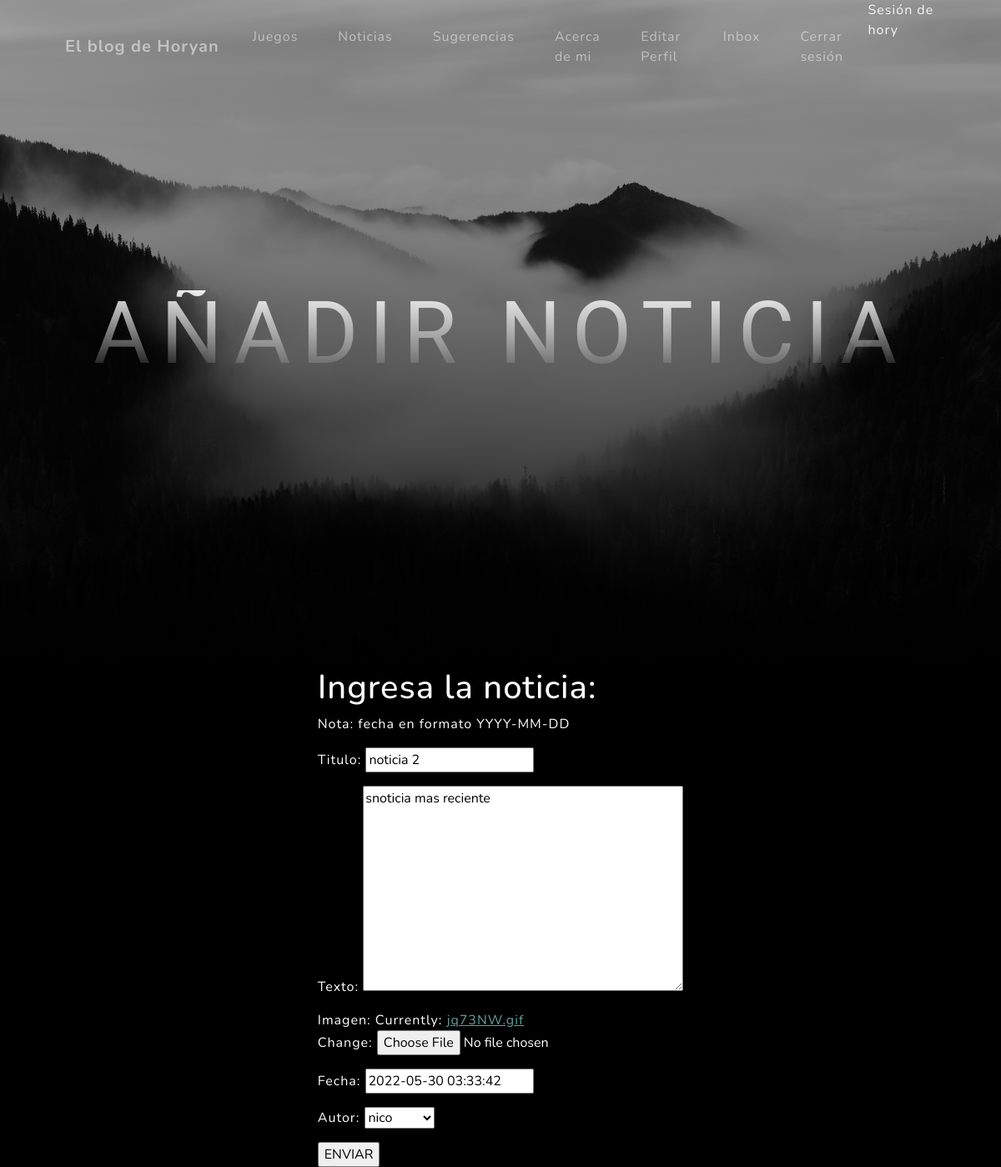
The page /App/noticia/editar/4 (signed in) on the database its author committed.
### App/models.py (models this page shows, shortened)
class Noticia(models.Model):
    titulo = models.CharField(max_length=50)
    texto = RichTextField()
    imagen = models.ImageField()
    fecha =  models.DateTimeField(default=timezone.now)
    autor = models.ForeignKey(User, on_delete=models.CASCADE, blank= True, null=True)

### App/views.py (the view)
# urls.py: path('noticia/editar/<pk>', NoticiaEdicion.as_view(), name = 'noticia_editar'),
class NoticiaEdicion(AdminRequiredMixin, UpdateView):    #editar
    model = Noticia
    success_url = reverse_lazy("noticia_listar")
    fields=['titulo','texto','imagen','fecha','autor']

### App/views.py (called while the page is built)
    def test_func(self):
        return self.request.user.is_superuser

### App/templates/App/noticia_form.html (shortened to what this page needs)
{% extends "App/padre.html" %}
{% load static %}
{% block titulo %}
<H1 class="mx-auto my-0 text-uppercase"> Añadir Noticia </H1>
{% endblock %}
{% block contenidoQueCambia %}
    <body style="background-color:black" ></body>
        <h1 style="color:white">Ingresa la noticia:</h1>
        <p style="color:white">Nota: fecha en formato YYYY-MM-DD</p>
        <form style="color:white" method="post" enctype="multipart/form-data">
            {{ form.as_p }}
            <input type="submit" value="ENVIAR" />
        </form>
    </body>
{% endblock %}

### App/templates/App/padre.html (shortened to what this page needs)
<!DOCTYPE html>
<html lang="en">
    <head>
        {% load static %}
        <link href="{% static 'App/css/styles.css' %}" rel="stylesheet" />
    </head>
    <body id="page-top">
        <nav class="navbar navbar-expand-lg navbar-light fixed-top" id="mainNav">
            <div class="container px-4 px-lg-5">
                <a class="navbar-brand" href="{% url 'inicio' %}">El blog de Horyan</a>
                <div class="collapse navbar-collapse" id="navbarResponsive">
                    <ul class="navbar-nav ms-auto">
                        <li class="nav-item"><a class="nav-link" href="{% url 'juego_listar' %}">Juegos</a></li>
                        <li class="nav-item"><a class="nav-link" href="{% url 'noticia_listar' %}">Noticias</a></li>
                        <li class="nav-item"><a class="nav-link" href="{% url 'sugerencia_listar'%}">Sugerencias</a></li>
                        <li class="nav-item"><a class="nav-link" href="{% url 'acercademi'%}">Acerca de mi</a></li>
                        {% if not request.user.is_authenticated %}
                        <li class="nav-item"><a class="nav-link" href="{% url 'login'%}">Iniciar Sesión</a></li>
                        <li class="nav-item"><a class="nav-link" href="{% url 'register'%}">Nuevo Usuario</a></li>
                        {% else %}
                        <li class="nav-item"><a class="nav-link" href="{% url 'editarPerfil'%}">Editar Perfil</a></li>
                        <li class="nav-item"><a class="nav-link" href="{% url 'inbox'%}">Inbox</a></li>
                        <li class="nav-item"><a class="nav-link" href="{% url 'logout'%}">Cerrar sesión</a></li>
                        <h7 style="color:whitesmoke"> Sesión de {{user}} </h7>
                        {% endif %}
                    </ul>
                </div>
            </div>
        </nav>
        <header class="masthead">
            <div class="container px-4 px-lg-5 d-flex h-100 align-items-center justify-content-center">
                <div class="d-flex justify-content-center">
                    <div class="text-center">
                        {% block titulo %}{% endblock %}
                    </div>
                </div>
            </div>
        </header>
        <div class="d-flex justify-content-center">
            <section class="mx-auto my-0">
                    {% block contenidoQueCambia %}
                    {% endblock %}
    </body>
</html>

### rows shown on the page
Noticia: titulo "noticia 2", texto "snoticia mas reciente", fecha "2022-05-30 03:33:42", autor "nico"

### other values the page prints
{{ user }} "hory"
